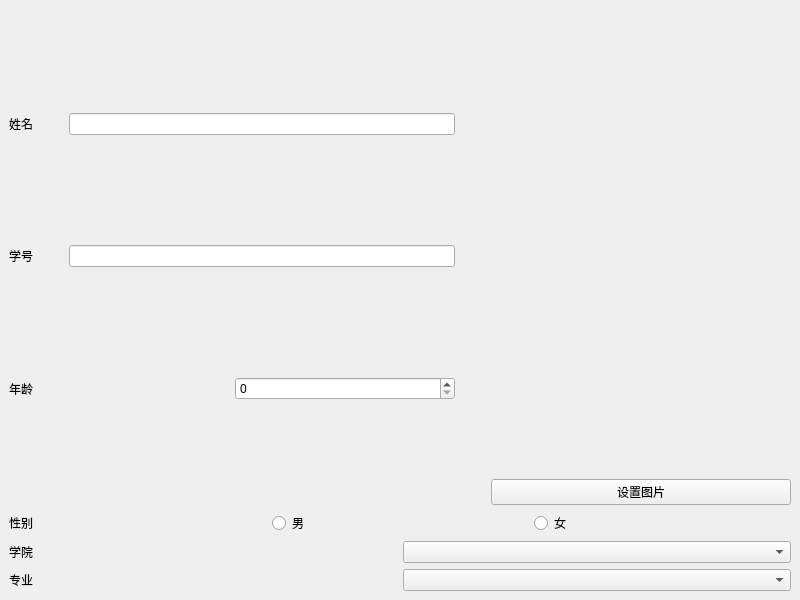
<?xml version="1.0" encoding="UTF-8"?>
<ui version="4.0">
 <class>MainWindow</class>
 <widget class="QMainWindow" name="MainWindow">
  <property name="geometry">
   <rect>
    <x>0</x>
    <y>0</y>
    <width>800</width>
    <height>600</height>
   </rect>
  </property>
  <property name="windowTitle">
   <string>学生信息录入</string>
  </property>
  <widget class="QWidget" name="mainWidget">
   <layout class="QVBoxLayout" name="MainLayout">
    <item>
     <layout class="QHBoxLayout" name="topPart">
      <property name="sizeConstraint">
       <enum>QLayout::SetDefaultConstraint</enum>
      </property>
      <item>
       <layout class="QVBoxLayout" name="topLeftLayout">
        <item>
         <layout class="QHBoxLayout" name="nameLayout">
          <item>
           <widget class="QLabel" name="nameLabel">
            <property name="text">
             <string>姓名</string>
            </property>
           </widget>
          </item>
          <item>
           <spacer name="nameSpacer">
            <property name="sizeType">
             <enum>QSizePolicy::Fixed</enum>
            </property>
            <property name="sizeHint" stdset="0">
             <size>
              <width>30</width>
              <height>20</height>
             </size>
            </property>
           </spacer>
          </item>
          <item>
           <widget class="QLineEdit" name="nameEdit"/>
          </item>
         </layout>
        </item>
        <item>
         <layout class="QHBoxLayout" name="idLayout">
          <item>
           <widget class="QLabel" name="idLabel">
            <property name="text">
             <string>学号</string>
            </property>
           </widget>
          </item>
          <item>
           <spacer name="idSpacer">
            <property name="sizeType">
             <enum>QSizePolicy::Fixed</enum>
            </property>
            <property name="sizeHint" stdset="0">
             <size>
              <width>30</width>
              <height>20</height>
             </size>
            </property>
           </spacer>
          </item>
          <item>
           <widget class="QLineEdit" name="idEdit"/>
          </item>
         </layout>
        </item>
        <item>
         <layout class="QHBoxLayout" name="ageLayout">
          <item>
           <widget class="QLabel" name="ageLabel">
            <property name="text">
             <string>年龄</string>
            </property>
           </widget>
          </item>
          <item>
           <widget class="QSpinBox" name="ageEdit"/>
          </item>
         </layout>
        </item>
       </layout>
      </item>
      <item>
       <spacer name="topSpacer">
        <property name="sizeType">
         <enum>QSizePolicy::Fixed</enum>
        </property>
        <property name="sizeHint" stdset="0">
         <size>
          <width>30</width>
          <height>20</height>
         </size>
        </property>
       </spacer>
      </item>
      <item>
       <layout class="QVBoxLayout" name="pictureLayout">
        <item>
         <widget class="QLabel" name="pictureLabel">
          <property name="minimumSize">
           <size>
            <width>300</width>
            <height>0</height>
           </size>
          </property>
          <property name="text">
           <string/>
          </property>
         </widget>
        </item>
        <item>
         <widget class="QPushButton" name="pictureButton">
          <property name="text">
           <string>设置图片</string>
          </property>
         </widget>
        </item>
       </layout>
      </item>
     </layout>
    </item>
    <item>
     <layout class="QVBoxLayout" name="bottomPart">
      <property name="sizeConstraint">
       <enum>QLayout::SetDefaultConstraint</enum>
      </property>
      <item>
       <layout class="QHBoxLayout" name="sexLayout">
        <item>
         <widget class="QLabel" name="sexLabel">
          <property name="text">
           <string>性别</string>
          </property>
         </widget>
        </item>
        <item>
         <widget class="QRadioButton" name="sexEditMan">
          <property name="text">
           <string>男</string>
          </property>
         </widget>
        </item>
        <item>
         <widget class="QRadioButton" name="sexEditWoman">
          <property name="text">
           <string>女</string>
          </property>
         </widget>
        </item>
       </layout>
      </item>
      <item>
       <layout class="QHBoxLayout" name="academyLayout">
        <item>
         <widget class="QLabel" name="academyLabel">
          <property name="text">
           <string>学院</string>
          </property>
         </widget>
        </item>
        <item>
         <widget class="QComboBox" name="academyEdit"/>
        </item>
       </layout>
      </item>
      <item>
       <layout class="QHBoxLayout" name="courseLayout">
        <item>
         <widget class="QLabel" name="courseLabel">
          <property name="text">
           <string>专业</string>
          </property>
         </widget>
        </item>
        <item>
         <widget class="QComboBox" name="courseEdit">
          <property name="enabled">
           <bool>true</bool>
          </property>
         </widget>
        </item>
       </layout>
      </item>
     </layout>
    </item>
   </layout>
  </widget>
 </widget>
 <resources/>
 <connections/>
</ui>
